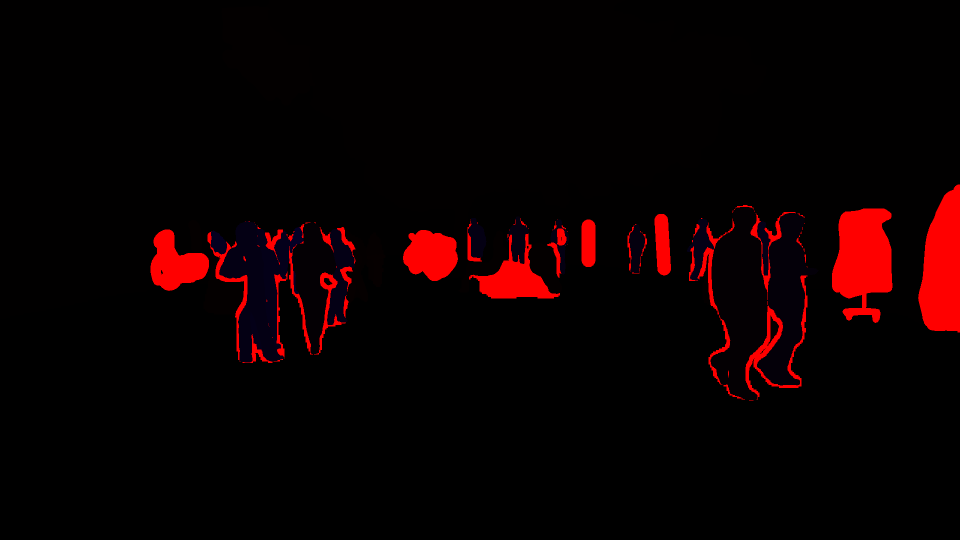
#> input picture train/0002/000010.png, 1920 x 1080 px, given in place of 10.jpg, which was not available (shown at 1/2 size)
$ python accuracy.py
#> lines starting #> are read from the running program, lines starting #| are printed output that depends on the picture; after the words box and inside, x2 and y2 are one past the last pixel; in counts of white or black regions, pixels touching at a corner belong together; long printed decimals are rounded; pictures that were not available may be replaced by others from this repository, and a replacement may not be noted
import os
import cv2
import numpy as np

IMAGE_EXT = [".jpg", ".jpeg", ".webp", ".bmp", ".png"]
import matplotlib.pyplot as plt


def get_image_list(path):
    image_names = []
    for maindir, subdir, file_name_list in os.walk(path):
        for filename in file_name_list:
            apath = os.path.join(maindir, filename)
            ext = os.path.splitext(apath)[1]
            if ext in IMAGE_EXT:
                image_names.append(apath)
    return image_names


# pridict_path = "outputs_masked"
pridict_path = "svm_mask_output"
pridect_file = []

label_path = "train\\0002"
label_file = []
for i in range(10, 31):
    pridect_file.append(os.path.join(pridict_path, str(i) + ".jpg"))
    label_file.append(os.path.join(label_path, "0000" + str(i) + ".png"))
#> further down, predict is the input picture: shape (1080, 1920, 3); mean B, G, R 0.6, 0, 12.2


# print(pridect_file)
# print(label_file)
# label_file=get_image_list()


def get_iou(predict, label, i):
#> called with i = 10
    print(f"img{i}")
    predict = predict[:, :, 0]
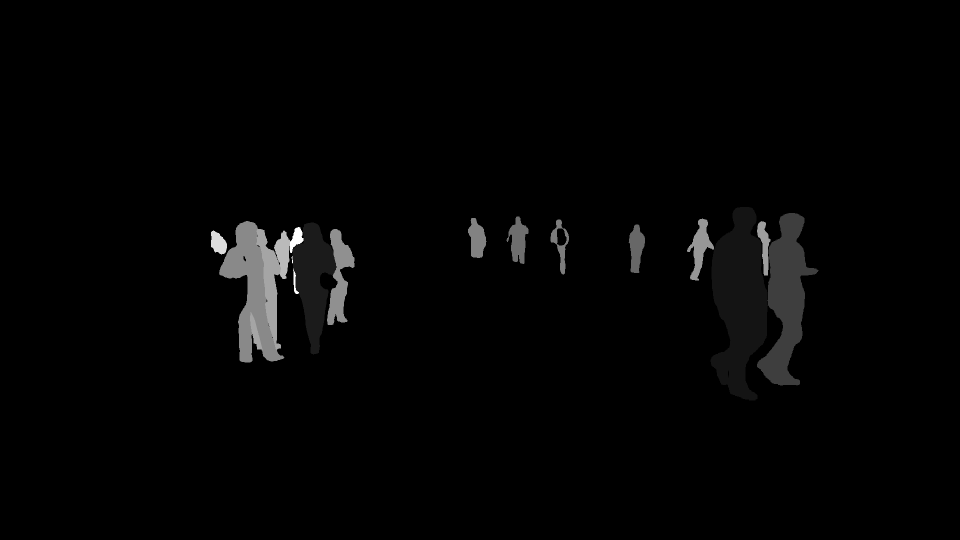
#> predict: shape (1080, 1920) (shown at 1/2 size); min 0, max 37, mean 0.6; drawn with min black and max white
    label = label[:, :, 0]
    predict[predict != 0] = 255
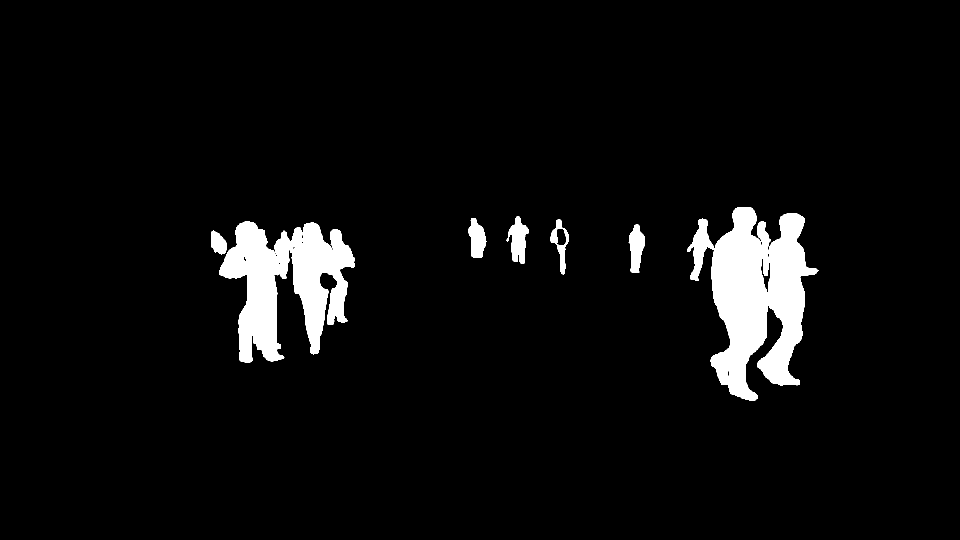
#> predict: shape (1080, 1920) (shown at 1/2 size); 4.9% white; 7 white regions, largest, box (x1, y1, x2, y2) and area: (1374, 414, 1638, 801) 52837, (438, 442, 709, 725) 40746, (1013, 433, 1057, 528) 2333
    label=do_label(label)
    predict_area = np.sum(predict // 255)
    print(predict_area)
    label_area = np.sum(label // 255)
    print(label_area)
    plt.imshow(predict)
    plt.show()
    plt.imshow(label)
    plt.show()
    result = predict * label
    plt.imshow(result)
    plt.show()
    result_area = np.sum(result)

    print(result_area)

    print(f"iou={result_area / (predict_area + label_area - result_area)}")


def do_label(label):
    # label[label != 0] = 255
    #     get_iou(predict,label,i)
    plt.imshow(label)
    plt.show()
    retval, labels, stats, centroids = cv2.connectedComponentsWithStats(label)
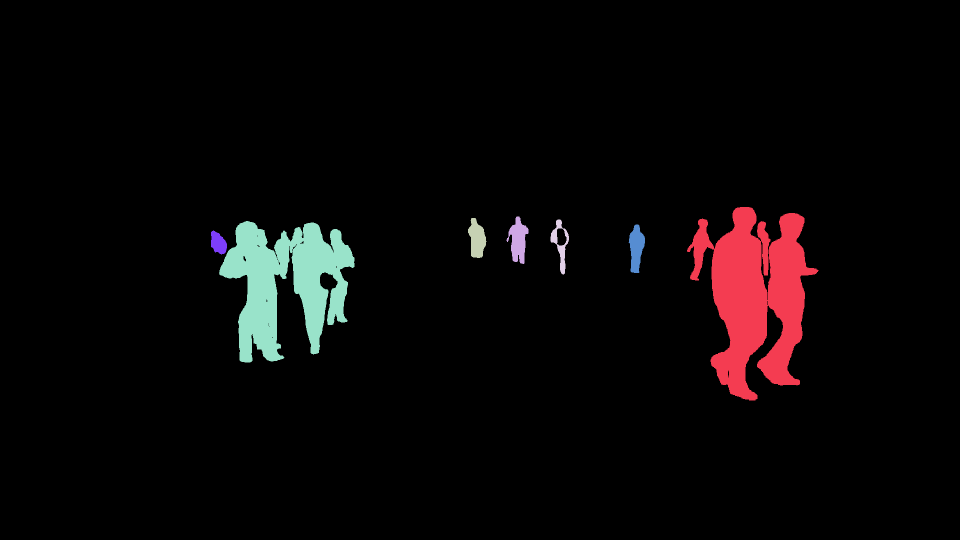
#> labels: shape (1080, 1920) int32 (shown at 1/2 size); 8 distinct labels, from 0 to 7; one colour per label, 0 black
#> retval = 8; stats = [[0, 0, 1920, 1080, 1971215], [1374, 414, 264, 387, 52837], [1013, 433, 44, 95, 2333], [936, 436, 37, 80, 1972], [1101, 439, 37, 110, 1361], [438, 442, 271, 283, 40746], [1257, 449, 33, 97, 2062], [422, 461, 32, 48, 1074]]; centroids = [[952.5, 537.8], [1510.6, 590.1], [1036.1, 480.6], [953.6, 477.9], [1120.2, 489.3], [571.9, 565.8], [1272.3, 495.8], [436.3, 485.8]]
    stats = stats[1:]
#> stats = [[1374, 414, 264, 387, 52837], [1013, 433, 44, 95, 2333], [936, 436, 37, 80, 1972], [1101, 439, 37, 110, 1361], [438, 442, 271, 283, 40746], [1257, 449, 33, 97, 2062], [422, 461, 32, 48, 1074]]
    for x, y, h, w, s in stats:
        label[y:y + w,x:x + h] = 255
#> this loop made 7 passes
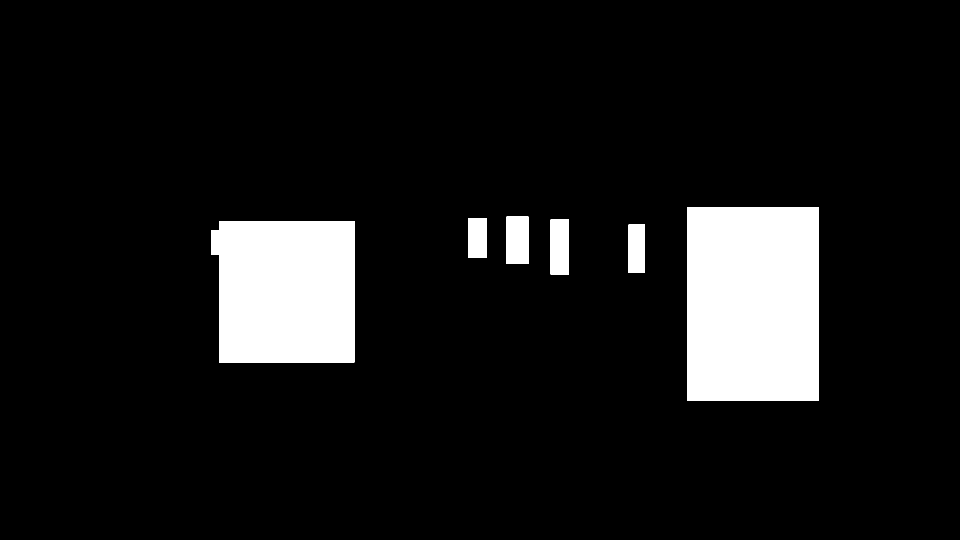
#> label: shape (1080, 1920) (shown at 1/2 size); 9.4% white; 6 white regions, box (x1, y1, x2, y2) and area: (1374, 414, 1638, 801) 102168, (422, 442, 709, 725) 77461, (1013, 433, 1057, 528) 4180, (1101, 439, 1138, 549) 4070, (1257, 449, 1290, 546) 3201, (936, 436, 973, 516) 2960
    return label
for i in range(10,30):
    print(i)

    predict = cv2.imread(pridect_file[i-10])
    label = cv2.imread(label_file[i-10])
    get_iou(predict,label,i)
#> in get_iou, `predict_area = np.sum(predict // 255)`: predict_area = 102385
#| 102385
#> in get_iou, `label_area = np.sum(label // 255)`: label_area = 194040
#| 194040
#> in get_iou, `result_area = np.sum(result)`: result_area = 102385
#| 102385
#| iou=0.5276
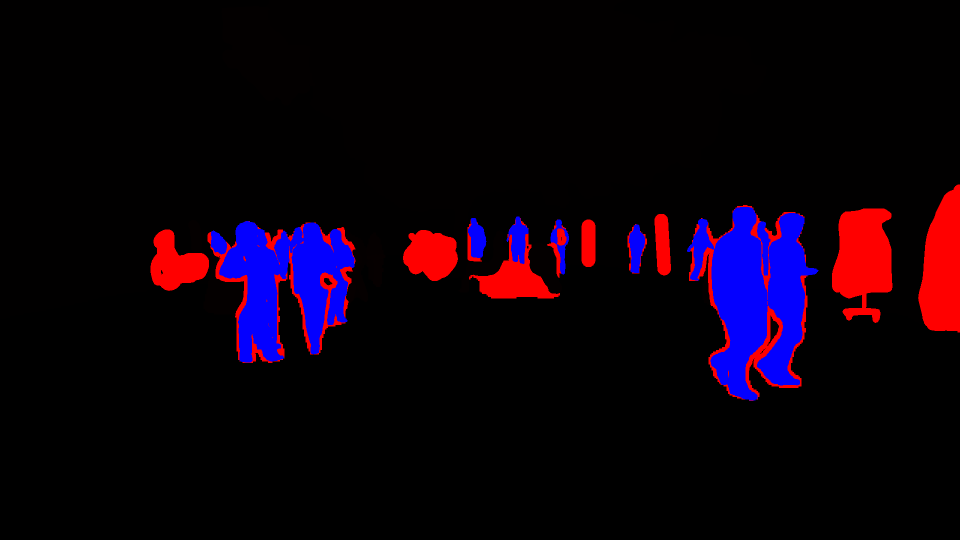
#> predict: shape (1080, 1920, 3) (shown at 1/2 size); mean B, G, R 12.6, 0, 12.2
#> pass 2 of the loop `for i in range(10,30):`:
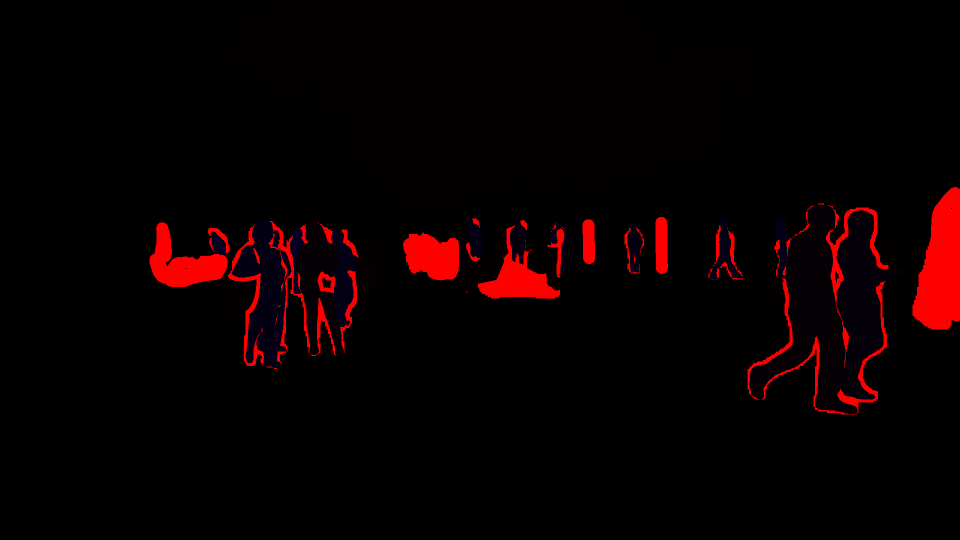
#> input picture train/0002/000026.png, 1920 x 1080 px, given in place of 11.jpg, which was not available (shown at 1/2 size)
#> predict is the input picture: shape (1080, 1920, 3); mean B, G, R 0.6, 0, 10.4
#> labels: shape (1080, 1920) int32; 10 distinct labels, from 0 to 9
#> in do_label (call 2), `retval, labels, stats, centroids = cv2.connectedComponentsWithStats(la..`: retval = 10; stats = [[0, 0, 1920, 1080, 1962174], [1498, 409, 314, 419, 61870], [1419, 434, 70, 125, 2768], [934, 437, 32, 79, 1821], [463, 439, 120, 297, 18212], [1020, 438, 34, 91, 2045], [1100, 439, 37, 109, 1305], [580, 444, 135, 268, 20447], [1255, 448, 31, 97, 2000], [421, 463, 31, 47, 958]]; centroids = [[943.7, 536.8], [1659.2, 612.6], [1449.3, 504.5], [950, 478.2], [530.8, 584.9], [1036.2, 482], [1120, 485.8], [646.3, 559.3], [1268.8, 495.4], [436, 487.7]]
#> in do_label (call 2), `stats = stats[1:]`: stats = [[1498, 409, 314, 419, 61870], [1419, 434, 70, 125, 2768], [934, 437, 32, 79, 1821], [463, 439, 120, 297, 18212], [1020, 438, 34, 91, 2045], [1100, 439, 37, 109, 1305], [580, 444, 135, 268, 20447], [1255, 448, 31, 97, 2000], [421, 463, 31, 47, 958]]
#> the loop in do_label (call 2), `for x, y, h, w, s in stats:` made 9 passes
#> after the loop in do_label (call 2), `for x, y, h, w, s in stats:`:
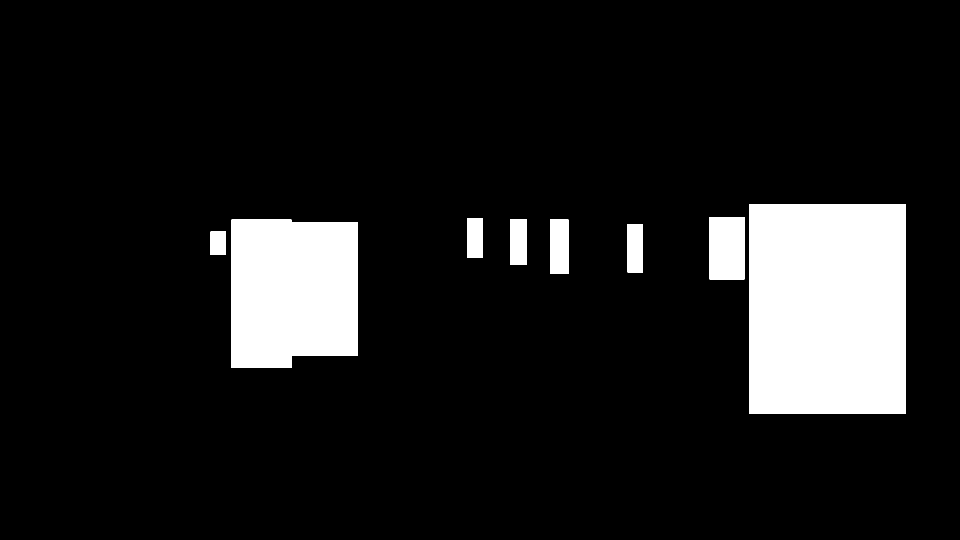
#> label: shape (1080, 1920) (shown at 1/2 size); 10.9% white; 8 white regions, largest, box (x1, y1, x2, y2) and area: (1498, 409, 1812, 828) 131566, (463, 439, 715, 736) 71016, (1419, 434, 1489, 559) 8750
#| 111426
#| 225451
#> result: shape (1080, 1920); values 0 (black) and 1 (white), 5.4% white; 9 white regions, largest, box (x1, y1, x2, y2) and area: (1498, 409, 1812, 828) 61870, (580, 444, 715, 712) 20447, (463, 439, 583, 736) 18212
#| 111426
#| iou=0.4942
#> `get_iou(predict,label,i)`:
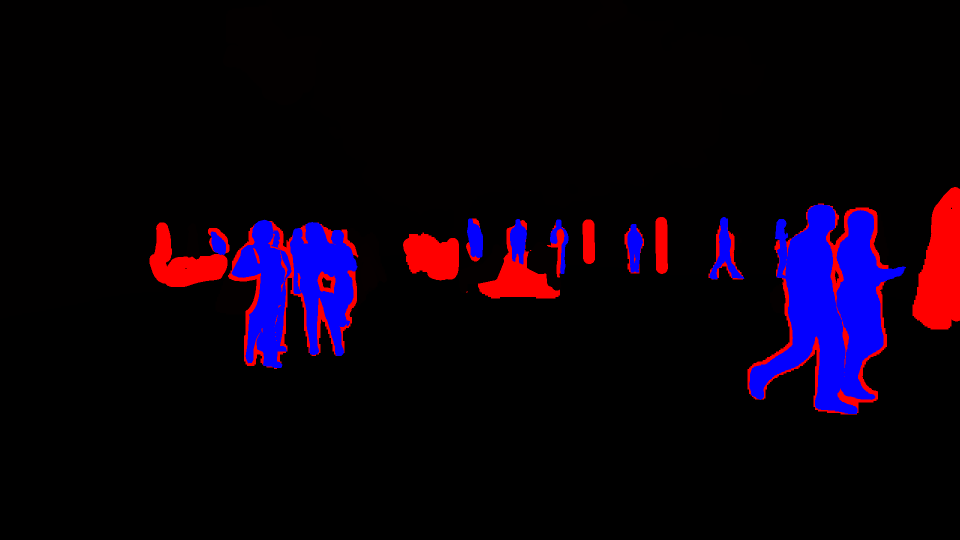
#> predict: shape (1080, 1920, 3) (shown at 1/2 size); mean B, G, R 13.7, 0, 10.4
#> (the run stopped early here; a loop or call above may not have finished)
